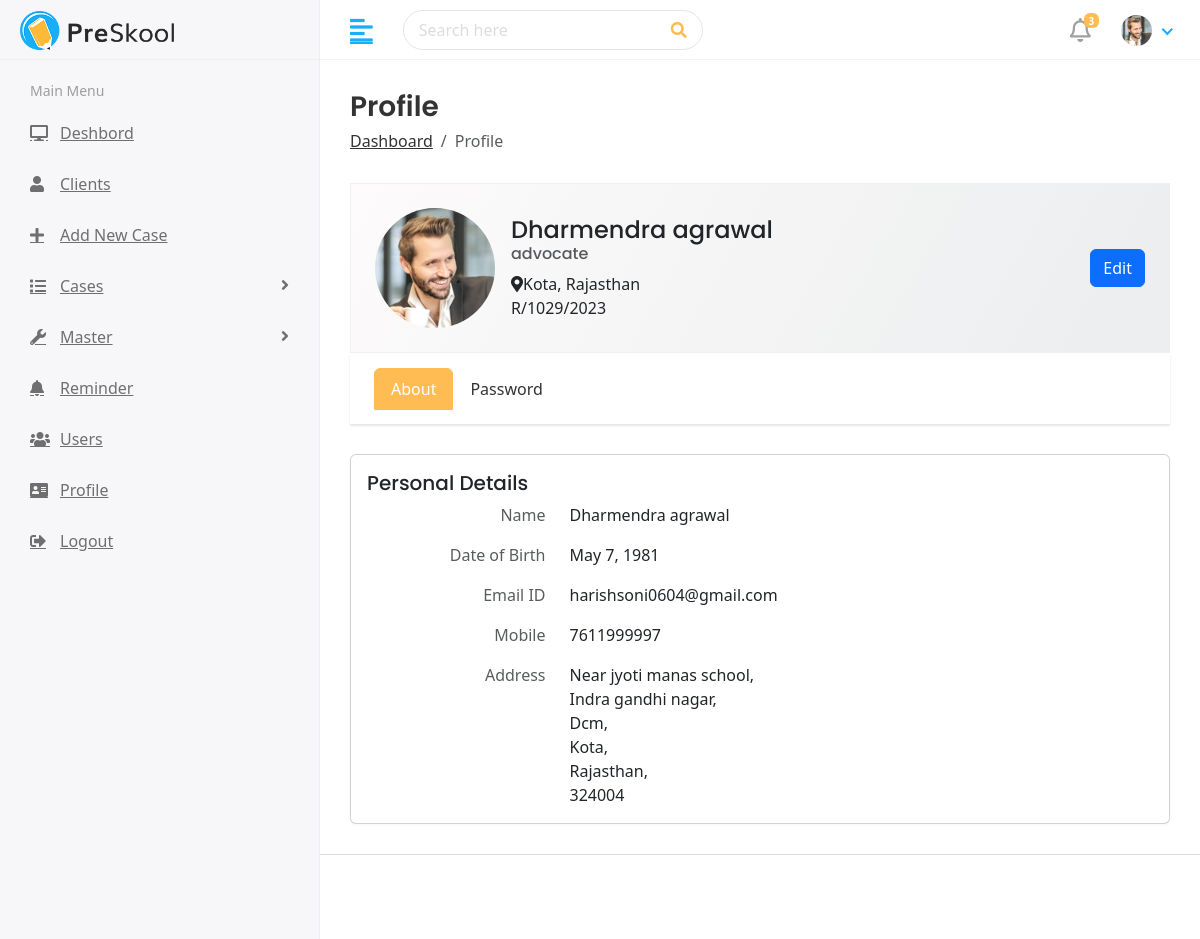
Page /profile (signed in) on the committed database.
### v1/models.py (models this page shows)
class CustomUser(AbstractUser):
    username = None
    uid = models.UUIDField(default=uuid.uuid4, editable=False, unique=True)
    created_at = models.DateTimeField(auto_now_add=True)
    updated_at = models.DateTimeField(auto_now=True)
    phone_number = models.CharField(max_length=15, unique=True)
    profile_bio = models.TextField(max_length=500, blank=True, null=True)
    user_profile_image = models.ImageField(upload_to='media/profile_image', blank=True, null=True)
    email = models.EmailField(unique=True, blank=True, null=True)
    USERNAME_FIELD = 'phone_number'
    user_type_choices = (
        ('admin', 'admin'),
        ('advocate', 'advocate'),
        ('staff', 'staff'),
    )
    user_id = models.OneToOneField(User_ID, on_delete=models.CASCADE, blank=True, null=True)
    user_type = models.CharField(max_length=10, choices=user_type_choices, default='admin')
    user_name = models.CharField(max_length=100, blank=True, null=True)
    user_dob = models.DateField(blank=True,null=True)
    user_address1 = models.CharField(max_length=100, blank=True, null=True)
    user_address2 = models.CharField(max_length=100, blank=True, null=True)
    user_address3 = models.CharField(max_length=100, blank=True, null=True)
    user_state = models.ForeignKey(State, on_delete=models.CASCADE, blank=True, null= True)
    user_district = models.ForeignKey(District, on_delete=models.CASCADE, blank=True, null= True)
    user_district_pincode = models.IntegerField(blank=True, null=True)
    advocate_registration_number = models.CharField(max_length=100, blank=True, null=True)
    user_under_which_advocate = models.CharField(max_length=100, blank=True, null=True)
    is_phone_number_verified = models.BooleanField(default=False)
    is_email_verified = models.BooleanField(default=False)
    is_first_login = models.BooleanField(default=True)
    otp = models.CharField(max_length=6, blank=True, null=True)
    otp_created_at = models.DateTimeField(auto_now_add=True)
    email_token = models.CharField(max_length=200)
    email_token_created_at = models.DateTimeField(blank=True, null=True)
    last_login = models.DateTimeField(blank=True, null=True)
    REQUIRED_FIELDS = []
    objects = UserManager()

class District(models.Model):
    district = models.CharField(max_length=100,null=True, blank=True)
    state = models.ForeignKey(State, on_delete=models.CASCADE)
    def __str__(self):
        return self.district

class State(models.Model):
    state = models.CharField(max_length=100,null=True, blank=True)
    def __str__(self):
        return self.state

### advocatediary/views.py (the view)
# urls.py: path('profile', views.PROFILE, name='profile'),
@login_required(login_url = 'login')
def PROFILE(request):
    phonen_number = request.session.get('phone_number')
    return render(request, 'profile.html')

### templates/profile.html (shortened to what this page needs)
{% load static %}
<!DOCTYPE html>
<html lang="en">
   <head>
      <link rel="stylesheet" href="{% static 'assets/plugins/bootstrap/css/bootstrap.min.css' %}">
      <link rel="stylesheet" href="{% static 'assets/plugins/fontawesome/css/fontawesome.min.css' %}">
      <link rel="stylesheet" href="{% static 'assets/plugins/fontawesome/css/all.min.css' %}">
      <link rel="stylesheet" href="{% static 'assets/css/style.css' %}">
      <link href="https://cdn.jsdelivr.net/npm/bootstrap@5.3.3/dist/css/bootstrap.min.css" rel="stylesheet">
      <link href="https://getbootstrap.com/docs/5.3/assets/css/docs.css" rel="stylesheet">
   </head>
   <body>
         {% include 'header.html' %}
         {% include 'sidebar.html' %}
         <div class="page-wrapper">
            <div class="content container-fluid">
               <div class="page-header">
                  <div class="row">
                     <div class="col">
                        <h3 class="page-title">Profile</h3>
                        <ul class="breadcrumb">
                           <li class="breadcrumb-item"><a href="{% url 'adv_index' %}">Dashboard</a></li>
                           <li class="breadcrumb-item active">Profile</li>
                        </ul>
                     </div>
                  </div>
               </div>
               <div class="row">
                  <div class="col-md-12">
                     <div class="profile-header">
                        <div class="row align-items-center">
                           <div class="col-auto profile-image">
                                {% if user.user_profile_image == '' %}
                              <img class="rounded-circle" alt="User Image" src="{% static 'assets/img/profiles/no_image.png' %}">
                              {% else %}
                              <img class="rounded-circle" alt="User Image" src="/{{user.user_profile_image}}">
                              {% endif %}
                           </div>
                           <div class="col ml-md-n2 profile-user-info">
                              <h4 class="user-name mb-0">{{user.user_name}}</h4>
                              <h6 class="text-muted">{{user.user_type}}</h6>
                              <div class="user-Location"><i class="fas fa-map-marker-alt"></i>{{user.user_district}}, {{user.user_state}}</div>
                              <div class="about-text">{{user.advocate_registration_number}}</div>
                           </div>
                           <div class="col-auto profile-btn">
                              <a href="{% url 'profile_edit' %}" class="btn btn-primary">
                              Edit
                              </a>
                           </div>
                        </div>
                     </div>
                     <div class="profile-menu">
                        <ul class="nav nav-tabs nav-tabs-solid">
                           <li class="nav-item">
                              <a class="nav-link active" data-toggle="tab" href="#per_details_tab">About</a>
                           </li>
                           <li class="nav-item">
                              <a class="nav-link" data-toggle="tab" href="#password_tab">Password</a>
                           </li>
                        </ul>
                     </div>
                     <div class="tab-content profile-tab-cont">
                        <div class="tab-pane fade show active" id="per_details_tab">
                           <div class="row">
                              <div class="col-lg">
                                 <div class="card">
                                    <div class="card-body">
                                       <h5 class="card-title d-flex justify-content-between">
                                          <span>Personal Details</span>
                                       </h5>
                                       <div class="row">
                                          <p class="col-sm-3 text-muted text-sm-right mb-0 mb-sm-3">Name</p>
                                          <p class="col-sm-9">{{user.user_name}}</p>
                                       </div>
                                       <div class="row">
                                          <p class="col-sm-3 text-muted text-sm-right mb-0 mb-sm-3">Date of Birth</p>
                                          <p class="col-sm-9">{{user.user_dob}}</p>
                                       </div>
                                       <div class="row">
                                          <p class="col-sm-3 text-muted text-sm-right mb-0 mb-sm-3">Email ID</p>
                                          <p class="col-sm-9">{{user.email}}</p>
                                       </div>
                                       <div class="row">
                                          <p class="col-sm-3 text-muted text-sm-right mb-0 mb-sm-3">Mobile</p>
                                          <p class="col-sm-9">{{user.phone_number}}</p>
                                       </div>
                                       <div class="row">
                                          <p class="col-sm-3 text-muted text-sm-right mb-0">Address</p>
                                          <p class="col-sm-9 mb-0">{{user.user_address1}},<br>
                                             {{user.user_address2}},<br>
                                             {{user.user_address3}},<br>
                                             {{user.user_district}},<br>
                                             {{user.user_state}},<br>
                                             {{user.user_district_pincode}}
                                          </p>
                                       </div>
                                    </div>
                                 </div>
                              </div>
                           </div>
                        </div>
                     </div>
                  </div>
               </div>
            </div>
         </div>
            {% include 'footer.html' %}
   </body>
</html>

### templates/header.html (shortened to what this page needs)
{% load static %}
<div class="header">
    <div class="header-left">
       <a href="index.html" class="logo">
       <img src="{% static 'assets/img/logo.png' %}" alt="Logo">
       </a>
    </div>
    <a href="javascript:void(0);" id="toggle_btn">
    <i class="fas fa-align-left"></i>
    </a>
    <div class="top-nav-search">
       <form>
          <input type="text" class="form-control" placeholder="Search here">
          <button class="btn" type="submit"><i class="fas fa-search"></i></button>
       </form>
    </div>
    <ul class="nav user-menu">
       <li class="nav-item dropdown noti-dropdown">
          <a href="#" class="dropdown-toggle nav-link" data-toggle="dropdown">
          <i class="far fa-bell"></i> <span class="badge badge-pill">3</span>
          </a>
       </li>
       <li class="nav-item dropdown has-arrow">
          <a href="#" class="dropdown-toggle nav-link" data-toggle="dropdown">
          <span class="user-img"><img class="rounded-circle" src="/{{request.user.user_profile_image}}" width="31" alt="Ryan Taylor"></span>
          </a>
       </li>
    </ul>
 </div>

### templates/sidebar.html (shortened to what this page needs)
<div class="sidebar" id="sidebar">
    <div class="sidebar-inner slimscroll">
       <div id="sidebar-menu" class="sidebar-menu">
          <ul>
             <li class="menu-title">
                <span>Main Menu</span>
             </li>
             <li>
                <a href="{% url 'adv_index' %}"><i class="fa fa-desktop"></i> <span>Deshbord</span></a>
             </li>
             <li>
                <a href="{% url 'allclients' %}"><i class="fa fa-user"></i> <span>Clients</span></a>
             </li>
             <li>
                <a href="{% url 'newcase' %}"><i class="fa fa-plus"></i> <span>Add New Case</span></a>
             </li>
             <li class="submenu">
                <a href="#"><i class="fa fa-list"></i> <span> Cases</span> <span class="menu-arrow"></span></a>
             </li>
             <li class="submenu">
                <a href="#"><i class="fa fa-wrench"></i> <span> Master</span> <span class="menu-arrow"></span></a>
             </li>
             <li>
                <a href="fees.html"><i class="fas fa-bell"></i> <span>Reminder</span></a>
             </li>
             <li>
                <a href="fees.html"><i class="fas fa-users"></i> <span>Users</span></a>
             </li>
             <li>
                <a href="fees.html"><i class="fas fa-address-card"></i> <span>Profile</span></a>
             </li>
             <li>
                <a href="fees.html"><i class="fa fa-sign-out-alt"></i> <span>Logout</span></a>
             </li>
          </ul>
       </div>
    </div>
 </div>

### templates/footer.html
<footer>
    <p>Copyright © 2020 Dreamguys.</p>
 </footer>

### rows in the picture
CustomUser: user.user_profile_image (picture), user_profile_image (picture), user_name "Dharmendra agrawal", user_type "advocate", user_district "Kota", user_state "Rajasthan", advocate_registration_number "R/1029/2023", user_dob "May 7, 1981", email "harishsoni0604@gmail.com", phone_number "7611999997", user_address1 "Near jyoti manas school", user_address2 "Indra gandhi nagar", user_address3 "Dcm", user_district_pincode "324004"
